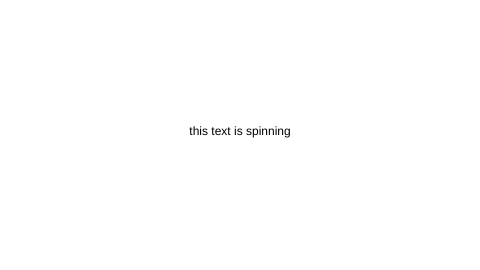
Frame 1 (no input)
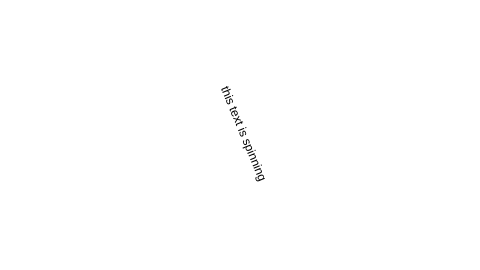
Frame 60 (no input)
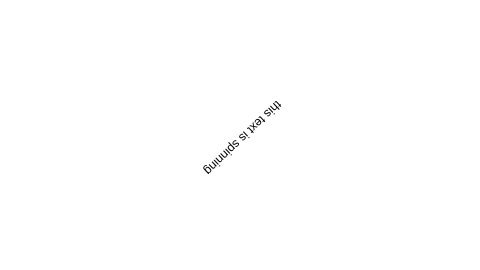
Frame 120 (the mouse pressed at the canvas centre since frame 60)

The p5.js sketch that drew these frames (run headless with seeded random() and noise() and a simulated clock; from frame 60 on, the mouse is pressed at the canvas centre):

// p5.js sketch
// ── sketch.js
// Learning Processing
// Daniel Shiffman
// http://www.learningprocessing.com

// Example 17-5: Rotating text 

var message = "this text is spinning";
var theta = 0;

function setup() {
  createCanvas(480, 270);
}

function draw() {

  background(255);
  fill(0);
  textFont("Arial");                  // Set the font
  textAlign(CENTER);
  push();
  translate(width/2, height/2); // Translate to the center
  rotate(theta);                // Rotate by theta

  // The text is center aligned and displayed at (0,0) after translating and rotating. 
  // See Chapter 14 or a review of translation and rotation.
  text(message, 0, 0); 
  pop();

  // Increase rotation
  theta += 0.02;
}
